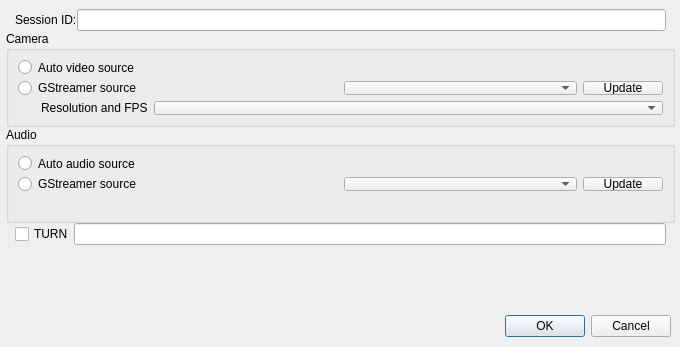
<?xml version="1.0" encoding="UTF-8"?>
<ui version="4.0">
 <class>Preferences</class>
 <widget class="QDialog" name="Preferences">
  <property name="geometry">
   <rect>
    <x>0</x>
    <y>0</y>
    <width>680</width>
    <height>347</height>
   </rect>
  </property>
  <property name="sizePolicy">
   <sizepolicy hsizetype="Fixed" vsizetype="Fixed">
    <horstretch>0</horstretch>
    <verstretch>0</verstretch>
   </sizepolicy>
  </property>
  <property name="windowTitle">
   <string>Settings</string>
  </property>
  <widget class="QWidget" name="layoutWidget">
   <property name="geometry">
    <rect>
     <x>0</x>
     <y>0</y>
     <width>681</width>
     <height>251</height>
    </rect>
   </property>
   <layout class="QVBoxLayout" name="horizontalLayout_4" stretch="0,0,0">
    <property name="spacing">
     <number>0</number>
    </property>
    <property name="leftMargin">
     <number>6</number>
    </property>
    <property name="topMargin">
     <number>9</number>
    </property>
    <property name="rightMargin">
     <number>6</number>
    </property>
    <property name="bottomMargin">
     <number>6</number>
    </property>

    <item>
     <layout class="QHBoxLayout" name="horizontalLayout_9">
      <property name="leftMargin">
       <number>9</number>
      </property>
      <property name="rightMargin">
       <number>9</number>
      </property>
      <item>
       <widget class="QLabel" name="label">
        <property name="text">
         <string>Session ID:</string>
        </property>
       </widget>
      </item>
      <item>
       <widget class="QLineEdit" name="lineEdit_SessionID"/>
      </item>
     </layout>
    </item>


    <item>
     <widget class="QGroupBox" name="groupBox_camera">
      <property name="sizePolicy">
       <sizepolicy hsizetype="MinimumExpanding" vsizetype="MinimumExpanding">
        <horstretch>0</horstretch>
        <verstretch>0</verstretch>
       </sizepolicy>
      </property>
      <property name="title">
       <string>Camera</string>
      </property>
      <layout class="QGridLayout" name="gridLayout_4">
       <item row="1" column="0">
        <widget class="QRadioButton" name="gstreamerSource">
         <property name="text">
          <string>GStreamer source</string>
         </property>
        </widget>
       </item>
       <item row="1" column="1">
        <layout class="QHBoxLayout" name="horizontalLayout_2">
         <item>
          <widget class="QComboBox" name="comboBox_camera">
           <property name="sizePolicy">
            <sizepolicy hsizetype="Minimum" vsizetype="Fixed">
             <horstretch>0</horstretch>
             <verstretch>0</verstretch>
            </sizepolicy>
           </property>
          </widget>
         </item>
         <item>
          <widget class="QPushButton" name="pushButton_update_camera_list">
           <property name="sizePolicy">
            <sizepolicy hsizetype="Maximum" vsizetype="Fixed">
             <horstretch>0</horstretch>
             <verstretch>0</verstretch>
            </sizepolicy>
           </property>
           <property name="toolTip">
            <string>
                     Click to update the list of available
                     cameras. Useful if connection and USB camera
                   </string>
           </property>
           <property name="text">
            <string>Update</string>
           </property>
          </widget>
         </item>
        </layout>
       </item>
       <item row="2" column="0" colspan="2">
        <layout class="QHBoxLayout" name="verticalLayout_9">
         <item>
          <widget class="QLabel" name="label_camera">
           <property name="sizePolicy">
            <sizepolicy hsizetype="Fixed" vsizetype="Preferred">
             <horstretch>0</horstretch>
             <verstretch>0</verstretch>
            </sizepolicy>
           </property>
           <property name="text">
            <string/>
           </property>
          </widget>
         </item>
         <item>
          <spacer name="horizontalSpacer">
           <property name="orientation">
            <enum>Qt::Horizontal</enum>
           </property>
           <property name="sizeType">
            <enum>QSizePolicy::Minimum</enum>
           </property>
           <property name="sizeHint" stdset="0">
            <size>
             <width>10</width>
             <height>20</height>
            </size>
           </property>
          </spacer>
         </item>
         <item>
          <widget class="QLabel" name="label_8">
           <property name="sizePolicy">
            <sizepolicy hsizetype="Fixed" vsizetype="Preferred">
             <horstretch>0</horstretch>
             <verstretch>0</verstretch>
            </sizepolicy>
           </property>
           <property name="text">
            <string>Resolution and FPS</string>
           </property>
          </widget>
         </item>
         <item>
          <widget class="QComboBox" name="comboBox_camera_res"/>
         </item>
        </layout>
       </item>
       <item row="0" column="0">
        <widget class="QRadioButton" name="autoVideoSrc">
         <property name="text">
          <string>Auto video source</string>
         </property>
        </widget>
       </item>
      </layout>
     </widget>
    </item>
    <item>
     <widget class="QGroupBox" name="groupBox_audio">
      <property name="sizePolicy">
       <sizepolicy hsizetype="MinimumExpanding" vsizetype="MinimumExpanding">
        <horstretch>0</horstretch>
        <verstretch>0</verstretch>
       </sizepolicy>
      </property>
      <property name="title">
       <string>Audio</string>
      </property>
      <layout class="QGridLayout" name="gridLayout_4">
       <item row="1" column="0">
        <widget class="QRadioButton" name="gstreamerAudioSource">
         <property name="text">
          <string>GStreamer source</string>
         </property>
        </widget>
       </item>
       <item row="1" column="1">
        <layout class="QHBoxLayout" name="horizontalLayout_2">
         <item>
          <widget class="QComboBox" name="comboBox_audio">
           <property name="sizePolicy">
            <sizepolicy hsizetype="Minimum" vsizetype="Fixed">
             <horstretch>0</horstretch>
             <verstretch>0</verstretch>
            </sizepolicy>
           </property>
          </widget>
         </item>
         <item>
          <widget class="QPushButton" name="pushButton_update_audio_list">
           <property name="sizePolicy">
            <sizepolicy hsizetype="Maximum" vsizetype="Fixed">
             <horstretch>0</horstretch>
             <verstretch>0</verstretch>
            </sizepolicy>
           </property>
           <property name="toolTip">
            <string>
                     Click to update the list of available
                     audio inputs. Useful if connection and USB audio
                   </string>
           </property>
           <property name="text">
            <string>Update</string>
           </property>
          </widget>
         </item>
        </layout>
       </item>
       <item row="2" column="0" colspan="2">
        <widget class="QLabel" name="label_audio">
         <property name="sizePolicy">
          <sizepolicy hsizetype="Maximum" vsizetype="Preferred">
           <horstretch>0</horstretch>
           <verstretch>0</verstretch>
          </sizepolicy>
         </property>
         <property name="text">
          <string/>
         </property>
        </widget>
       </item>
       <item row="0" column="0">
        <widget class="QRadioButton" name="autoAudioSrc">
         <property name="text">
          <string>Auto audio source</string>
         </property>
        </widget>
       </item>
      </layout>
     </widget>
    </item>


    <item>
     <layout class="QHBoxLayout" name="horizontalLayout_19">
      <property name="leftMargin">
       <number>9</number>
      </property>
      <property name="rightMargin">
       <number>9</number>
      </property>
      <item>
              <widget class="QCheckBox" name="checkBox_TURN">
               <property name="sizePolicy">
                <sizepolicy hsizetype="Minimum" vsizetype="Fixed">
                 <horstretch>0</horstretch>
                 <verstretch>0</verstretch>
                </sizepolicy>
               </property>
               <property name="focusPolicy">
                <enum>Qt::StrongFocus</enum>
               </property>
               <property name="text">
                <string>TURN</string>
               </property>
               <property name="checked">
                <bool>false</bool>
               </property>
              </widget>
      </item>
      <item>
       <widget class="QLineEdit" name="lineEdit_TURN"/>
      </item>
     </layout>
    </item>


   </layout>
  </widget>
  <widget class="QDialogButtonBox" name="buttonBox">
   <property name="geometry">
    <rect>
     <x>330</x>
     <y>310</y>
     <width>341</width>
     <height>32</height>
    </rect>
   </property>
   <property name="orientation">
    <enum>Qt::Horizontal</enum>
   </property>
   <property name="standardButtons">
    <set>QDialogButtonBox::Cancel|QDialogButtonBox::Ok</set>
   </property>
  </widget>
 </widget>
 <resources/>
 <connections>
  <connection>
   <sender>buttonBox</sender>
   <signal>accepted()</signal>
   <receiver>Preferences</receiver>
   <slot>accept()</slot>
   <hints>
    <hint type="sourcelabel">
     <x>248</x>
     <y>254</y>
    </hint>
    <hint type="destinationlabel">
     <x>157</x>
     <y>274</y>
    </hint>
   </hints>
  </connection>
  <connection>
   <sender>buttonBox</sender>
   <signal>rejected()</signal>
   <receiver>Preferences</receiver>
   <slot>reject()</slot>
   <hints>
    <hint type="sourcelabel">
     <x>316</x>
     <y>260</y>
    </hint>
    <hint type="destinationlabel">
     <x>286</x>
     <y>274</y>
    </hint>
   </hints>
  </connection>
 </connections>
</ui>
